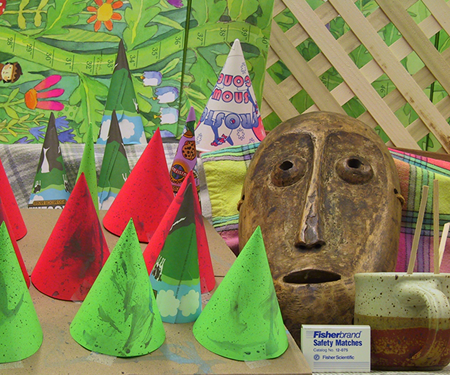
#> input picture Stereo_Matching/data/Cones/img_left.png, 450 x 375 px
$ python example.py --img_dir data/Cones   (older library calls are emulated)
#> lines starting #> are read from the running program, lines starting #| are printed output that depends on the picture; after the words box and inside, x2 and y2 are one past the last pixel; in counts of white or black regions, pixels touching at a corner belong together
#> in main, img_left is the input picture: shape (375, 450, 3); mean B, G, R 82.3, 130.2, 132.6
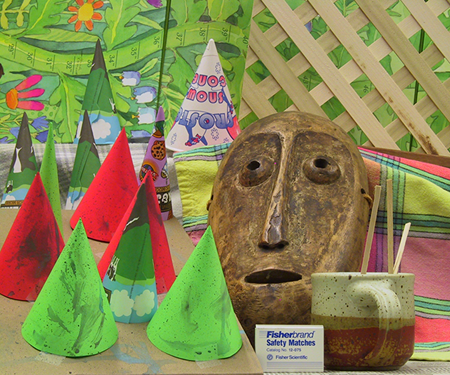
#> input picture Stereo_Matching/data/Cones/img_right.png, 450 x 375 px
#> in main, img_right is the input picture: shape (375, 450, 3); mean B, G, R 83.6, 133.3, 137.4
### Stereo_Matching/computeDisp.py
import numpy as np
import cv2.ximgproc as xip
import cv2


def computeDisp(Il, Ir, max_disp):
#> called with max_disp = 60
    h, w, ch = Il.shape
#> h = 375; w = 450; ch = 3
    Il = Il.astype(np.float32)
    Ir = Ir.astype(np.float32)
    grayIr = cv2.cvtColor(Ir, cv2.COLOR_BGR2GRAY)
    grayIl = cv2.cvtColor(Il, cv2.COLOR_BGR2GRAY)

    Ir = xip.jointBilateralFilter(joint=grayIr, src=Ir, d=-1, sigmaColor=2, sigmaSpace=5)
    Il = xip.jointBilateralFilter(joint=grayIl, src=Il, d=-1, sigmaColor=2, sigmaSpace=5)

    # Cost Computation: Compute matching cost
    census_map_r = np.zeros((h-2, w-2, ch), dtype=np.uint8)
    census_map_l = np.zeros((h-2, w-2, ch), dtype=np.uint8)
    coords = [(u, v) for v in range(3) for u in range(3) if not (u == 1 and v == 1)]

    for u,v in coords:
        census_map_r = (census_map_r << 1) | (Ir[v:v+h-2, u:u+w-2] >= Ir[1:h-1, 1:w-1])
        census_map_l = (census_map_l << 1) | (Il[v:v+h-2, u:u+w-2] >= Il[1:h-1, 1:w-1])

    cost_r = np.zeros((max_disp, h-2, w-2), dtype=np.uint8)
    cost_l = np.zeros((max_disp, h-2, w-2), dtype=np.uint8)

    binary = [2**i for i in range(8)]
    for i in range(max_disp):
        hamming_dist = np.zeros((h-2, w-3-i))
        for bit in binary:
            for channel in range(3):
                hamming_dist += (np.bitwise_xor(census_map_l[:,i+1:,channel], census_map_r[:,:w-i-3,channel]) & bit != 0).astype(np.float)

        cost_r[i,:,:] = np.pad(hamming_dist, ((0,0),(0,i+1)), 'edge')
        cost_l[i,:,:] = np.pad(hamming_dist, ((0,0),(i+1,0)), 'edge')

    cost_r = np.pad(cost_r, ((0,0),(1,1),(1,1)), 'edge').astype(np.float32)
    cost_l = np.pad(cost_l, ((0,0),(1,1),(1,1)), 'edge').astype(np.float32)


    # Cost Aggregation: Refine the cost according to nearby costs
    for i in range(max_disp):
        cost_r[i,:,:] = xip.guidedFilter(guide=Ir, src=cost_r[i,:,:], radius=12, eps=9, dDepth=-1)
        cost_l[i,:,:] = xip.guidedFilter(guide=Il, src=cost_l[i,:,:], radius=12, eps=9, dDepth=-1)


    # Disparity Optimization: Determine disparity based on estimated cost.
    disparity_map_r = np.argmin(cost_r, axis=0)+1
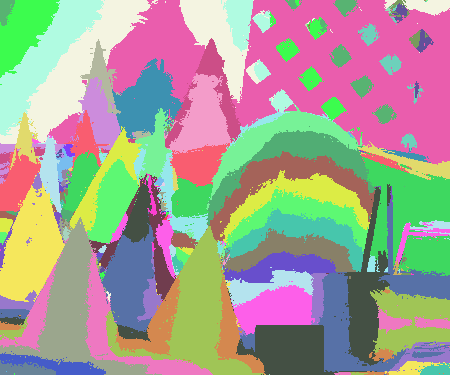
#> disparity_map_r: shape (375, 450) int64; 57 distinct labels, from 1 to 60; one colour per label, 0 black
    disparity_map_l = np.argmin(cost_l, axis=0)+1
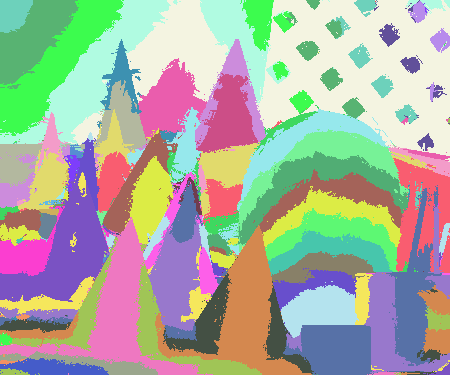
#> disparity_map_l: shape (375, 450) int64; 58 distinct labels, from 2 to 60; one colour per label, 0 black


    # Disparity Refinement: Left-right consistency check -> Hole filling -> Weighted median filtering
    y = np.repeat(np.arange(h).reshape(-1,1), w, axis=1)
    x = np.repeat(np.arange(w).reshape(1,-1), h, axis=0) + disparity_map_r
    x = np.clip(x, None, w-1)
    valid = np.where(disparity_map_r==disparity_map_l[y,x], True, False)
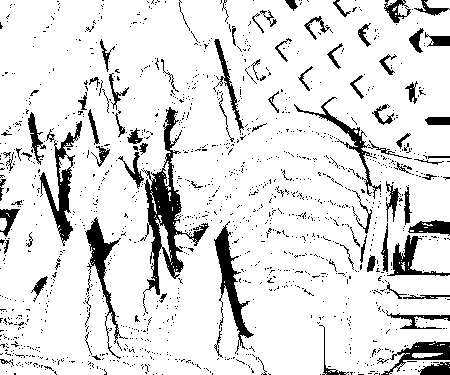
#> valid: shape (375, 450) bool; 87.8% white; 1351 black regions (1265 under 20 px), largest, box (x1, y1, x2, y2) and area: (140, 107, 209, 314) 3081, (40, 121, 82, 246) 1363, (214, 221, 254, 354) 1352
    Fr = np.where(valid, disparity_map_r, 0)
#> Fr: shape (375, 450) int64; 43 distinct labels, from 0 to 53
    for y in range(h):
        for x in range(w):
            if Fr[y,x] == 0:
                idx = x+1
                while Fr[y,x] == 0:
                    if idx == w:
                        Fr[y,x] = max_disp
                    elif Fr[y,idx] != 0:
                        Fr[y,x] = Fr[y,idx]
                    else:
                        idx += 1
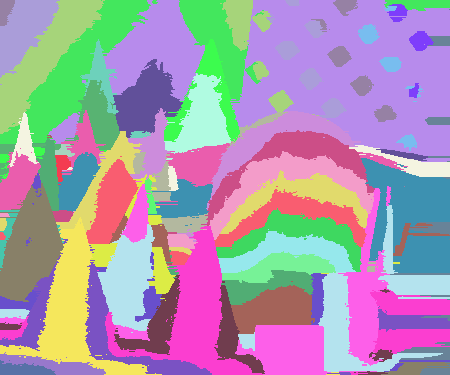
#> Fr: shape (375, 450) int64; 43 distinct labels, from 8 to 60; one colour per label, 0 black

    y = np.repeat(np.arange(h).reshape(-1,1), w, axis=1)
    x = np.repeat(np.arange(w).reshape(1,-1), h, axis=0) - disparity_map_l
    x = np.clip(x, 0, None)
    valid = np.where(disparity_map_l==disparity_map_r[y,x], True, False)
#> valid: shape (375, 450) bool; 87.4% white; 1334 black regions (1231 under 20 px), largest, box (x1, y1, x2, y2) and area: (0, 109, 83, 268) 3095, (190, 89, 324, 342) 1923, (66, 126, 151, 330) 1620
    Fl = np.where(valid, disparity_map_l, 0)
#> Fl: shape (375, 450) int64; 43 distinct labels, from 0 to 53
    for y in range(h):
        for x in range(w-1,-1,-1):
            if Fl[y,x] == 0:
                idx = x-1
                while Fl[y,x] == 0:
                    if idx == -1:
                        Fl[y,x] = max_disp
                    elif Fl[y,idx] != 0:
                        Fl[y,x] = Fl[y,idx]
                    else:
                        idx -= 1
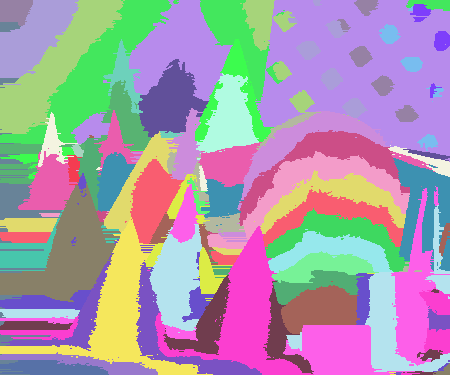
#> Fl: shape (375, 450) int64; 43 distinct labels, from 8 to 60; one colour per label, 0 black

    checkandfill_dismap = np.where(valid, disparity_map_l, np.minimum(Fl,Fr)).astype(np.uint8)
    labels = xip.weightedMedianFilter(grayIl.astype(np.uint8), checkandfill_dismap, r=2)

    return labels.astype(np.uint8)


### Stereo_Matching/example.py
import numpy as np
import cv2

import argparse
import os

from computeDisp import computeDisp


def evaluate(disp_input, disp_gt, scale_factor, threshold=1.0):
    disp_input = np.uint8(disp_input * scale_factor)
    disp_input = np.int32(disp_input / scale_factor)
    disp_gt = np.int32(disp_gt / scale_factor)

    nr_pixel = 0
    nr_error = 0
    h, w = disp_gt.shape
    for y in range(0, h):
        for x in range(0, w):
            if disp_gt[y, x] > 0:
                nr_pixel += 1
                if np.abs(disp_gt[y, x] - disp_input[y, x]) > threshold:
                    nr_error += 1

    return float(nr_error)/nr_pixel


def main(args):
    # Load image
    img_left = cv2.imread(os.path.join(args.img_dir, 'img_left.png'))
    img_right = cv2.imread(os.path.join(args.img_dir, 'img_right.png'))

    # Compute disparity
    labels = computeDisp(img_left, img_right, args.max_disp)

    # Save disparity
    if args.save_path is None:
        save_path = os.path.join(args.img_dir, 'disp.png')
    else:
        save_path = args.save_path

    cv2.imwrite(save_path, np.uint8(labels * args.scale_factor))
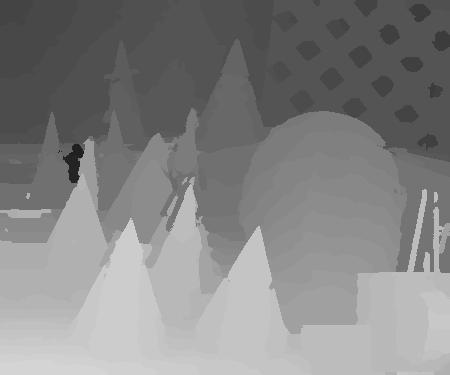
#> saved as disp.png: shape (375, 450); min 32, max 212, mean 131.8

    # Evaluate
    if args.gt_path is not None:
        img_gt = cv2.imread(args.gt_path, -1)
        error = evaluate(labels, img_gt, args.scale_factor)
        print('[Bad Pixel Ratio] %.2f%%' % (error*100))


if __name__ == '__main__':
    parser = argparse.ArgumentParser(description='Stereo Matching')
    parser.add_argument('--img_dir', required=True, help='input image directory')
    parser.add_argument('--save_path', default=None, help='save path')
    parser.add_argument('--gt_path', default=None, help='ground truth path')
    parser.add_argument('--max_disp', default=60, type=int, help='maximum disparity')
    parser.add_argument('--scale_factor', default=4, type=int, help='scale factor')
    args = parser.parse_args()
    main(args)
